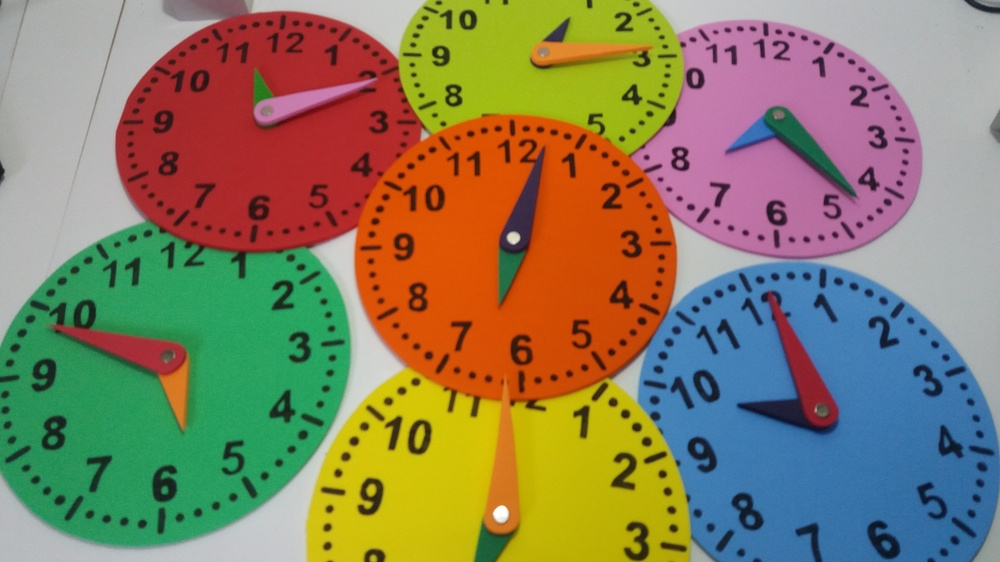
#> input picture Deteccao/objetos/relogio1.jpg, 1000 x 562 px, shrunk from 4128 x 2322 before the run, found by its file name
$ python detect_clock.py
#> lines starting #> are read from the running program, lines starting #| are printed output that depends on the picture; after the words box and inside, x2 and y2 are one past the last pixel; in counts of white or black regions, pixels touching at a corner belong together
import cv2
classify_clock = cv2.CascadeClassifier('cascades\\relogios.xml')

image = cv2.imread('objetos\\relogio1.jpg')
#> image is the input picture: shape (562, 1000, 3); mean B, G, R 95.5, 126.3, 137.2
image_gray = cv2.cvtColor(image, cv2.COLOR_BGR2GRAY)
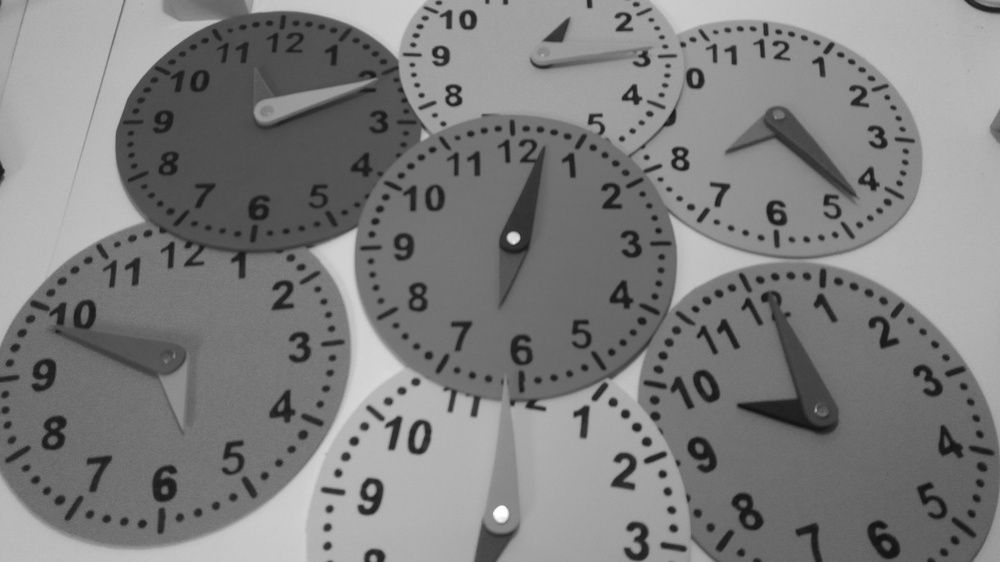
#> image_gray: shape (562, 1000); min 17, max 255, mean 126.1

detected = classify_clock.detectMultiScale(image_gray)
#> detected = [[410, 274, 106, 106], [315, 343, 125, 125]]

for (x, y, w, h) in detected:
    cv2.rectangle(image, (x, y), (x+w, y+h), (0, 255, 0), 2)
#> this loop made 2 passes
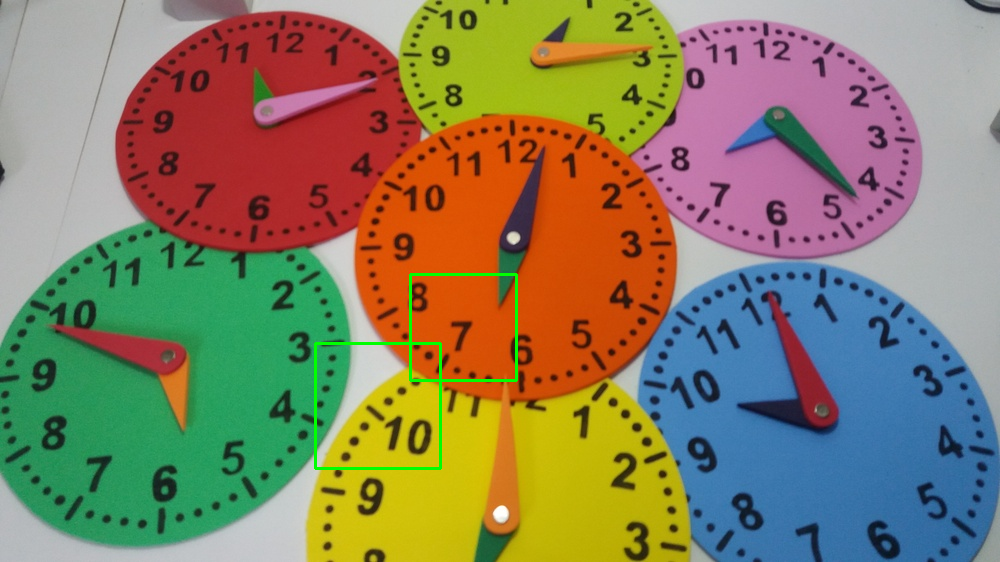
#> image: shape (562, 1000, 3); 0.49% of pixels changed, all inside (x1, y1, x2, y2) = (314, 273, 518, 470)


cv2.imshow('Clock image', image)
cv2.waitKey()
